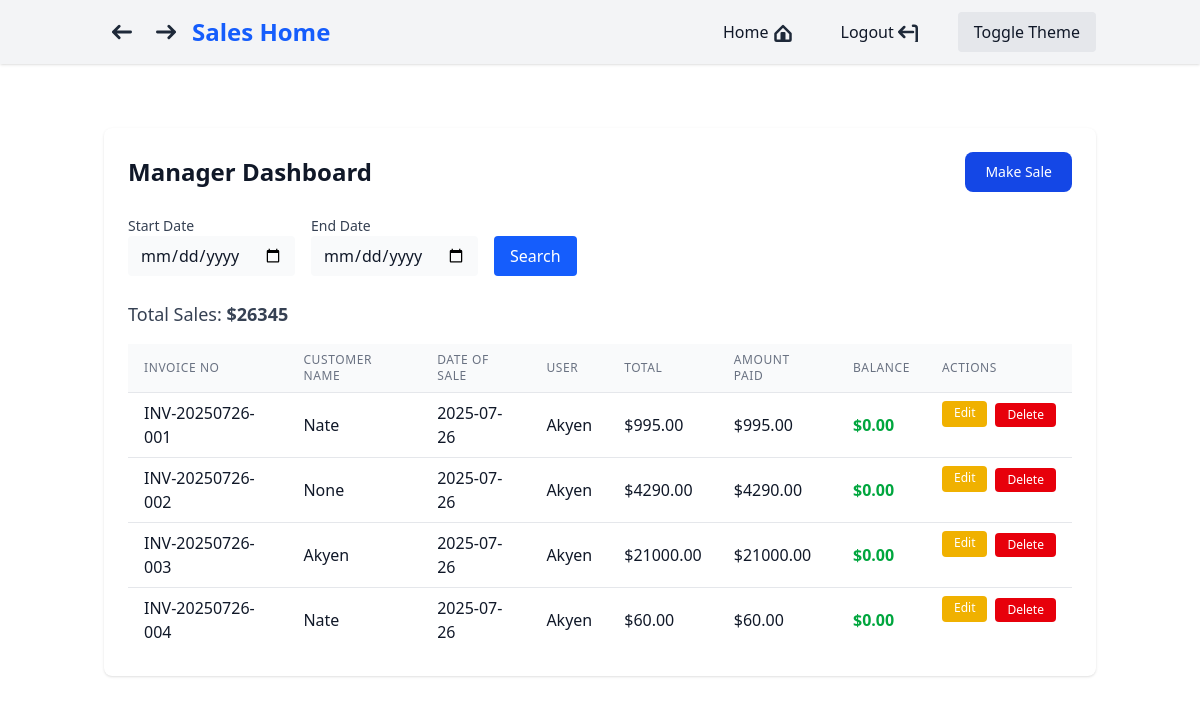
The page /sales/manager_dashboard/ (signed in) on the database its author committed.
### sales_app/models.py (models this page shows, shortened)
class Invoice(models.Model):
    invoice_no = models.CharField(max_length=20, unique=True, editable=False, null=True, blank=True)
    customer_name = models.CharField(max_length=255, null=True, blank=True)
    date_of_sale = models.DateField(default=timezone.now, null=True, blank=True)
    notes = models.TextField(blank=True, null=True)
    discount = models.DecimalField(max_digits=10, decimal_places=2, default=0, null=True, blank=True)
    total = models.DecimalField(max_digits=12, decimal_places=2, default=0, null=True, blank=True)
    amount_paid = models.DecimalField(max_digits=12, decimal_places=2, default=0, null=True, blank=True)
    user = models.ForeignKey(User, on_delete=models.SET_NULL, null=True, blank=True, related_name='invoices')
    @property
    def balance(self):
        return (self.total or 0) - (self.amount_paid or 0)

### sales_app/views.py (the view, shortened to what this page needs)
# urls.py: path('manager_dashboard/', views.manager_dashboard, name='manager_dashboard'),
@login_required
@user_passes_test(is_manager)
def manager_dashboard(request):
    from django.db.models import Q
    start_date = request.GET.get('start_date')
    end_date = request.GET.get('end_date')
    invoices = Invoice.objects.all().order_by('-date_of_sale')
    if start_date:
        invoices = invoices.filter(date_of_sale__gte=start_date)
    if end_date:
        invoices = invoices.filter(date_of_sale__lte=end_date)
    if not start_date and not end_date:
        today = timezone.now().date()
        invoices = invoices.filter(date_of_sale=today)
    total_sales = invoices.aggregate(Sum('total'))['total__sum'] or 0
    return render(request, 'sales_app/manager_dashboard.html', {
        'invoices': invoices,
        'total_sales': total_sales
    })

### core/templatetags/group_filters.py (called while the page is built)
@register.filter(name='has_group')
def has_group(user, group_name):
    return user.groups.filter(name=group_name).exists()

### sales_app/views.py (called while the page is built)
def is_manager(user):
    return user.is_authenticated and user.groups.filter(name='Managers').exists()

### sales_app/templates/sales_app/manager_dashboard.html (shortened to what this page needs)
{% extends "core/base.html" %}
{% block content %}
<div class="max-w-5xl mx-auto mt-8 p-6 bg-white dark:bg-gray-800 rounded-lg shadow">
    <div class="flex flex-col sm:flex-row justify-between items-center mb-6">
        <h2 class="text-2xl font-bold text-gray-900 dark:text-gray-100">Manager Dashboard</h2>
        <div class="flex gap-2">
            <a href="{% url 'sales_entry' %}" class="text-white bg-blue-700 hover:bg-blue-800 focus:ring-4 focus:outline-none focus:ring-blue-300 font-medium rounded-lg text-sm px-5 py-2.5 dark:bg-blue-600 dark:hover:bg-blue-700 dark:focus:ring-blue-800">Make Sale</a>
            {% load group_filters %}
        </div>
    </div>
    <form method="get" class="mb-6 flex flex-col sm:flex-row gap-4 items-end">
        <div>
            <label for="start_date" class="block text-sm font-medium text-gray-700 dark:text-gray-200">Start Date</label>
            <input type="date" id="start_date" name="start_date" value="{{ request.GET.start_date|default:'' }}" class="rounded border-gray-300 dark:border-gray-700 bg-gray-50 dark:bg-gray-700 text-gray-900 dark:text-white px-3 py-2" />
        </div>
        <div>
            <label for="end_date" class="block text-sm font-medium text-gray-700 dark:text-gray-200">End Date</label>
            <input type="date" id="end_date" name="end_date" value="{{ request.GET.end_date|default:'' }}" class="rounded border-gray-300 dark:border-gray-700 bg-gray-50 dark:bg-gray-700 text-gray-900 dark:text-white px-3 py-2" />
        </div>
        <button type="submit" class="bg-blue-600 text-white px-4 py-2 rounded">Search</button>
    </form>
    <p class="mb-4 text-lg text-gray-700 dark:text-gray-200">Total Sales: <span class="font-semibold">${{ total_sales }}</span></p>
    <div class="overflow-x-auto">
        <table class="min-w-full divide-y divide-gray-200 dark:divide-gray-700">
            <thead class="bg-gray-50 dark:bg-gray-700">
                <tr>
                    <th class="px-4 py-2 text-left text-xs font-medium text-gray-500 dark:text-gray-300 uppercase tracking-wider">Invoice No</th>
                    <th class="px-4 py-2 text-left text-xs font-medium text-gray-500 dark:text-gray-300 uppercase tracking-wider">Customer Name</th>
                    <th class="px-4 py-2 text-left text-xs font-medium text-gray-500 dark:text-gray-300 uppercase tracking-wider">Date of Sale</th>
                    <th class="px-4 py-2 text-left text-xs font-medium text-gray-500 dark:text-gray-300 uppercase tracking-wider">User</th>
                    <th class="px-4 py-2 text-left text-xs font-medium text-gray-500 dark:text-gray-300 uppercase tracking-wider">Total</th>
                    <th class="px-4 py-2 text-left text-xs font-medium text-gray-500 dark:text-gray-300 uppercase tracking-wider">Amount Paid</th>
                    <th class="px-4 py-2 text-left text-xs font-medium text-gray-500 dark:text-gray-300 uppercase tracking-wider">Balance</th>
                    <th class="px-4 py-2 text-left text-xs font-medium text-gray-500 dark:text-gray-300 uppercase tracking-wider">Actions</th>
                </tr>
            </thead>
            <tbody class="bg-white dark:bg-gray-800 divide-y divide-gray-200 dark:divide-gray-700">
                {% for invoice in invoices %}
                <tr class="hover:bg-blue-50 dark:hover:bg-gray-700 cursor-pointer invoice-row" data-invoice-url="{% url 'invoice_detail' invoice.id %}">
                    <td class="px-4 py-2">{{ invoice.invoice_no }}</td>
                    <td class="px-4 py-2">{{ invoice.customer_name }}</td>
                    <td class="px-4 py-2">{{ invoice.date_of_sale|date:'Y-m-d' }}</td>
                    <td class="px-4 py-2">{{ invoice.user.username }}</td>
                    <td class="px-4 py-2">${{ invoice.total|floatformat:2 }}</td>
                    <td class="px-4 py-2">${{ invoice.amount_paid|floatformat:2 }}</td>
                    <td class="px-4 py-2 {% if invoice.balance > 0 %}text-red-600 dark:text-red-400 font-semibold{% elif invoice.balance == 0 %}text-green-600 dark:text-green-400 font-semibold{% else %}text-blue-600 dark:text-blue-400 font-semibold{% endif %}">${{ invoice.balance|floatformat:2 }}</td>
                    <td class="px-4 py-2 flex gap-2">
                        <a href="{% url 'edit_invoice' invoice.id %}" class="text-white bg-yellow-500 hover:bg-yellow-600 rounded px-3 py-1 text-xs action-btn">Edit</a>
                        <form method="post" onsubmit="return confirm('Are you sure you want to delete this invoice? This action cannot be undone.');" style="display:inline;">
                            <button type="submit" class="text-white bg-red-600 hover:bg-red-700 rounded px-3 py-1 text-xs action-btn">Delete</button>
                        </form>
                    </td>
                </tr>
                {% empty %}
                <tr>
                    <td colspan="8" class="px-4 py-2 text-center text-gray-500 dark:text-gray-400">No invoices found for the selected period.</td>
                </tr>
                {% endfor %}
            </tbody>
        </table>
    </div>
</div>
{% endblock %}

### rows shown on the page
Invoice: invoice_no "INV-20250726-001", customer_name "Nate", date_of_sale "2025-07-26", user.username "Akyen", total "995.00", amount_paid "995.00", balance "0.00"
Invoice: invoice_no "INV-20250726-002", customer_name "None", date_of_sale "2025-07-26", user.username "Akyen", total "4290.00", amount_paid "4290.00", balance "0.00"
Invoice: invoice_no "INV-20250726-003", customer_name "Akyen", date_of_sale "2025-07-26", user.username "Akyen", total "21000.00", amount_paid "21000.00", balance "0.00"
Invoice: invoice_no "INV-20250726-004", customer_name "Nate", date_of_sale "2025-07-26", user.username "Akyen", total "60.00", amount_paid "60.00", balance "0.00"

### other values the page prints
{{ total_sales }} "26345"
